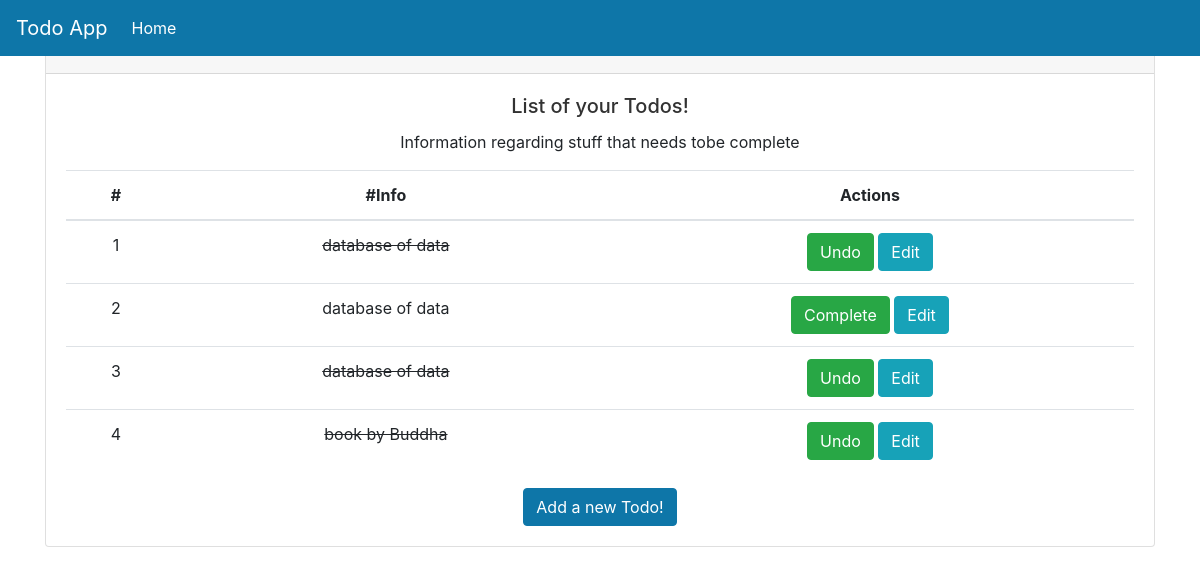
Page /todo/ on the earlier database version.
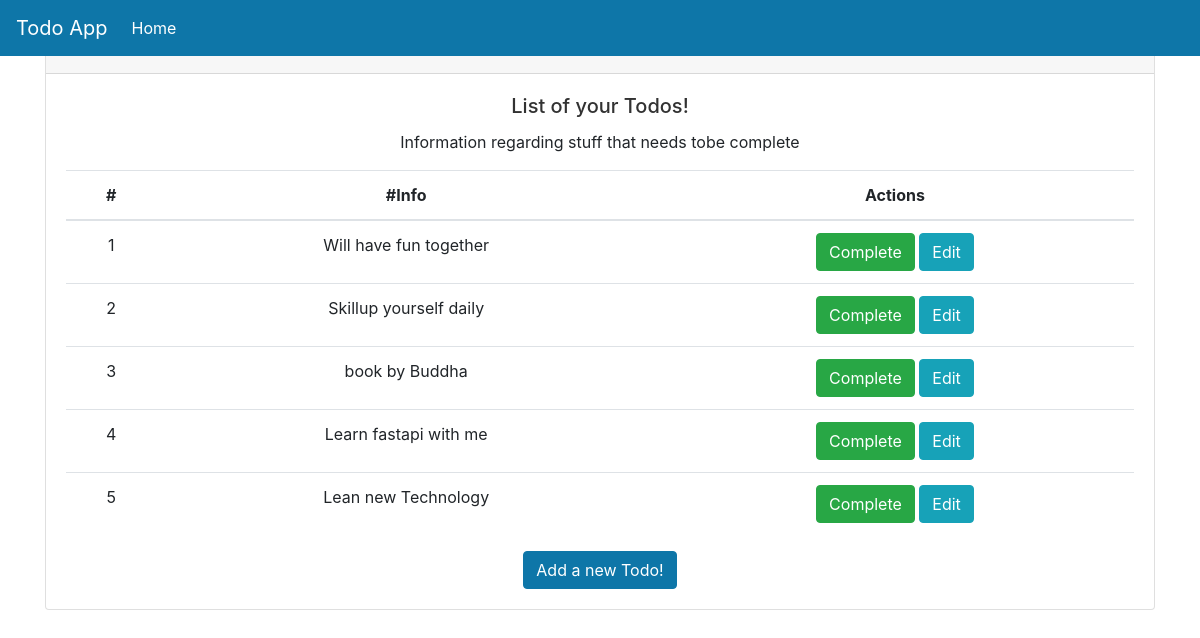
Same page on the later database version.
### models.py (models this page shows)
class Todos(Base):
    __tablename__ = 'todos'
    id = Column(Integer, primary_key=True, index=True)
    title = Column(String)
    description = Column(String)
    priority = Column(Integer)
    complete = Column(Boolean, default=False)
    owner_id = Column(Integer, ForeignKey("users.id"))

### routers/todos.py (the view)
@router.get("/", response_class=HTMLResponse)
async def read_all_todo(request:Request, db: Session = Depends(get_db)):
    todos= db.query(models.Todos).filter(models.Todos.owner_id == 1).all()
    return templates.TemplateResponse("home.html",{"request": request, "todos":todos})

### templates/home.html (shortened to what this page needs)
{% include 'layout.html' %}
<div class = "container">
    <div class = "card text-center">
        <div class=" card-header">
        </div>
        <div class="card-body">
        <h5 class="card-title">List of your Todos!</h5>
            <p class="card-text">Information regarding stuff that needs tobe complete</p>
            <table class=" table table-hover">
                <thead>
                    <tr>
                        <th scope="col">#</th>
                        <th scope="col">#Info</th>
                        <th scope="col">Actions</th>
                    </tr>
                </thead>
                <tbody>
                {% for todo in  todos %}
                {% if todo.complete == False %}
                <tr class = "pointer">
                    <td>{{loop.index}}</td>
                    <td>{{todo.title}}</td>
                    <td>
                        <button onclick="window.location.href='complete/{{todo.id}}'"
                                type = "button" class="btn btn-success">Complete</button>
                        <button onclick="window.location.href='update_todo/{{todo.id}}'"
                                type = "button" class="btn btn-info">
                            Edit
                        </button>
                    </td>
                </tr>
                {% else %}
                <tr class =pointer alter alter-success">
                    <td>{{loop.index}}</td>
                    <td class ="strike-through-td">{{todo.title}}</td>
                    <td>
                        <button onclick="window.location.href='complete/{{todo.id}}'"
                                type = "button" class="btn btn-success">Undo
                        </button>
                        <button onclick="window.location.href='edit-todo/{{todo.id}}'"
                                type = "button" class="btn btn-info">
                            Edit
                        </button>
                    </td>
                </tr>
                {% endif %}
                {% endfor %}
                </tbody>
            </table>
            <a href = "add" class = "btn btn-primary">Add a new Todo!</a>
        </div>
    </div>
</div>

### templates/layout.html (shortened to what this page needs)
<!DOCTYPE html>
<html lang="en">
<head>
    <link rel = "stylesheet" type = "text/css"
        href = "{{ url_for('static', path = '/todo/css/base.css') }}">
        <link rel = "stylesheet" type = "text/css"
        href = "{{ url_for('static', path = '/todo/css/bootstrap.css') }}">
</head>
<body>
{% include 'navbar.html' %}
</body>
</html>

### templates/navbar.html (shortened to what this page needs)
<div>
    <nav class = "navbar navbar-expand-md navbar-dark main-color fixed-top">
        <a class = "navbar-brand" href = "#">Todo App</a>
        <div class="collapse navbar-collapse" id="navbarNav">
            <ui class = "navbar-nav">
                <li class="nav-item active">
                    <a class="nav-link" href="#">Home</a>
                </li>
            </ui>
        </div>
    </nav>
</div>>

### static/todo/css/base.css (style rules this page uses)
h2, h3, h4, h5, h6 { color: #323232; }
.main-color { background-color: #0e76a8 ; }

Differences in the rows shown:
removed Todos: title "database of data"
removed Todos: title "database of data"
removed Todos: title "database of data"
added Todos: title "Will have fun together"
added Todos: title "Skillup yourself daily"
changed Todos "book by Buddha": complete "Undo" → "Complete"
added Todos: title "Learn fastapi with me"
added Todos: title "Lean new Technology"
